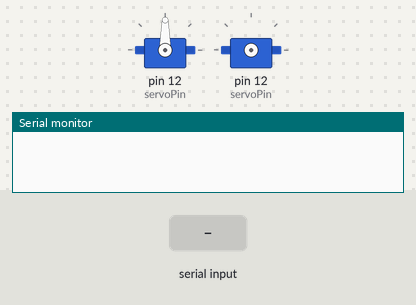
Recording of a sketch running on a simulated Arduino Uno, built with avr-gcc and run on an emulated ATmega328P. Parts: 2 × servo, the last lines printed to the serial monitor. The inputs (shaded band) are chosen by the test bench.

Above: at 1.7 s.
1.8 s: "0" received over Serial
3.3 s: "1" received over Serial
At 4.2 s:
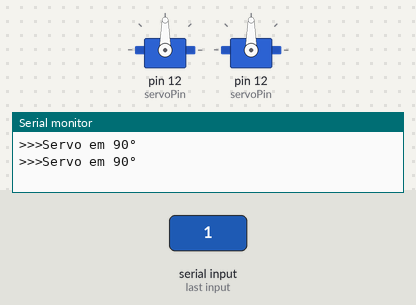
4.8 s: "2" received over Serial
At 5.4 s:
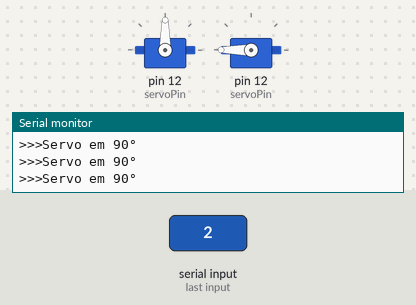
Timing chart, 0 to 7.8 s (numbered marks = the images above; inputs shaded):
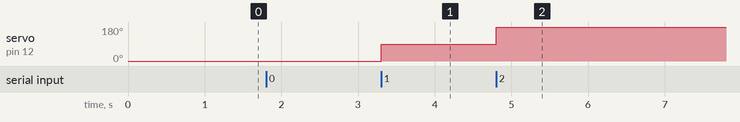

Measured:
- after the input at 3.3 s, servo on pin 12 (servoPin): 0° → 90° at once
- after the input at 4.8 s, servo on pin 12 (servoPin): 90° → 180° at once

The sketch:

servo_teste.ino
```cpp
#include <Servo.h>

#define servoPin 12    //Definindo o hardware (servo conectado ao digital 12 do Arduino

Servo eixoZ;        //Cria um objeto para o servo motor utilizado


void setup()
{
  Serial.begin(9600);
  pinMode(servoPin, OUTPUT);

  eixoZ.attach(servoPin);    //Instancia o servo ao pino digital 12
  eixoZ.write(90);
  delay(500);
  eixoZ.detach();

  //teste();
}

void loop()
{
  int pos;
  String msg = ">>>Servo em ";

  if(Serial.available()) {
    pos = Serial.read();

    switch(pos) {
    case '0':
      posiciona(eixoZ, servoPin, 0);
      Serial.println(msg + eixoZ.read() + "°");
      break;
    case '1':
      posiciona(eixoZ, servoPin, 90);
      Serial.println(msg + eixoZ.read() + "°");
      break;
    case '2':
      posiciona(eixoZ, servoPin, 180);
      Serial.println(msg + eixoZ.read() + "°");
      break;
    default:
      Serial.println("Posicao invalida! Valores validos [0 , 1 ou 2]");
      break;
  }
  delay(500);
  }
}


void posiciona(Servo s, int pino_do_servo, int pos) {
  s.attach(pino_do_servo);
  s.write(pos);
  delay(500);
  s.detach();
}


void teste() {
  for(int pos=0; pos<=180; pos+=5) {
    posiciona(eixoZ, servoPin, pos);
    delay(100);
  }
}
```
